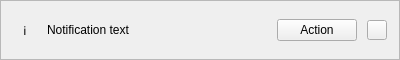
<?xml version="1.0" encoding="UTF-8"?>
<ui version="4.0">
 <class>ToastNotification</class>
 <widget class="QFrame" name="ToastNotification">
  <property name="geometry">
   <rect>
    <x>0</x>
    <y>0</y>
    <width>400</width>
    <height>60</height>
   </rect>
  </property>
  <property name="windowTitle">
   <string>Toast</string>
  </property>
  <property name="frameShape">
   <enum>QFrame::StyledPanel</enum>
  </property>
  <property name="frameShadow">
   <enum>QFrame::Raised</enum>
  </property>
  <layout class="QHBoxLayout" name="horizontalLayout">
   <property name="leftMargin">
    <number>12</number>
   </property>
   <property name="topMargin">
    <number>8</number>
   </property>
   <property name="rightMargin">
    <number>12</number>
   </property>
   <property name="bottomMargin">
    <number>8</number>
   </property>
   <property name="spacing">
    <number>10</number>
   </property>
   <item>
    <widget class="QLabel" name="icon_label">
     <property name="minimumSize">
      <size>
       <width>24</width>
       <height>24</height>
      </size>
     </property>
     <property name="maximumSize">
      <size>
       <width>24</width>
       <height>24</height>
      </size>
     </property>
     <property name="text">
      <string>ℹ️</string>
     </property>
     <property name="alignment">
      <set>Qt::AlignCenter</set>
     </property>
    </widget>
   </item>
   <item>
    <widget class="QLabel" name="text_label">
     <property name="text">
      <string>Notification text</string>
     </property>
     <property name="wordWrap">
      <bool>true</bool>
     </property>
    </widget>
   </item>
   <item>
    <spacer name="horizontalSpacer">
     <property name="orientation">
      <enum>Qt::Horizontal</enum>
     </property>
     <property name="sizeHint" stdset="0">
      <size>
       <width>40</width>
       <height>20</height>
      </size>
     </property>
    </spacer>
   </item>
   <item>
    <widget class="QPushButton" name="action_button">
     <property name="cursor">
      <cursorShape>PointingHandCursor</cursorShape>
     </property>
     <property name="text">
      <string>Action</string>
     </property>
    </widget>
   </item>
   <item>
    <widget class="QPushButton" name="close_button">
     <property name="sizePolicy">
      <sizepolicy hsizetype="Fixed" vsizetype="Fixed">
       <horstretch>0</horstretch>
       <verstretch>0</verstretch>
      </sizepolicy>
     </property>
     <property name="minimumSize">
      <size>
       <width>20</width>
       <height>20</height>
      </size>
     </property>
     <property name="maximumSize">
      <size>
       <width>20</width>
       <height>20</height>
      </size>
     </property>
     <property name="cursor">
      <cursorShape>PointingHandCursor</cursorShape>
     </property>
     <property name="text">
      <string/>
     </property>
     <property name="toolTip">
      <string>Close</string>
     </property>
    </widget>
   </item>
  </layout>
 </widget>
 <resources/>
 <connections/>
</ui>
